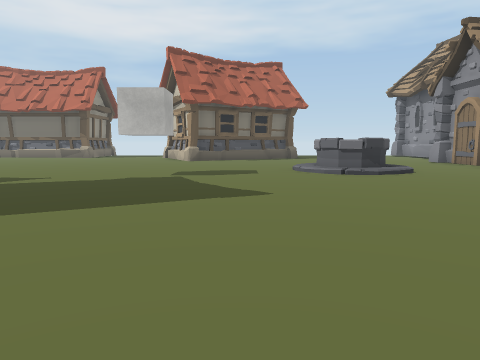
[1] (above)

17 first-person views from a walk through a 3-D level made in the Unity game engine. The camera is 1.3 m above the floor, tilts 6° down and sees 70° across. The floor is counted in squares, 1.8 m on a side. Each view is taken from the middle of a square. On the plan, view 1 faces up. The plan holds only what a view shows up to about 11 squares ahead; the rest is blank. The place goes on beyond the plan. The player character is not drawn. Some surface patterns are stand-ins.

[2]
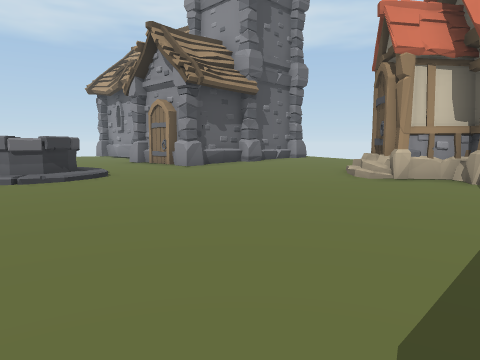

[3]
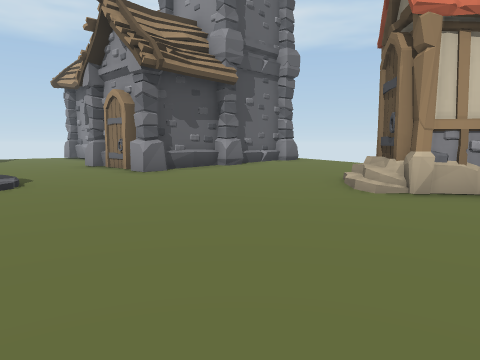

[4]
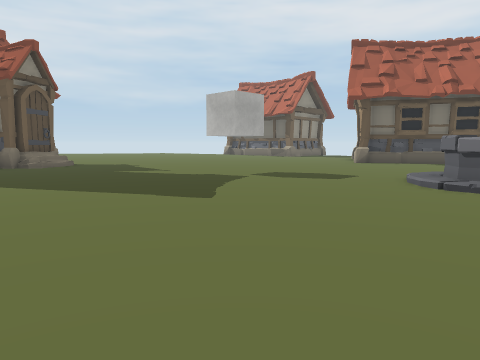

[5]
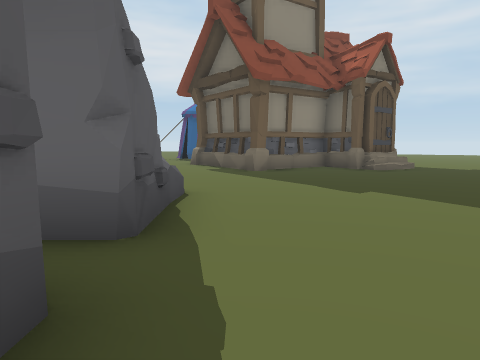

[6]
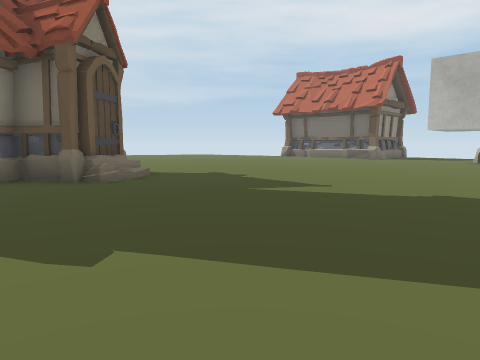

[7]
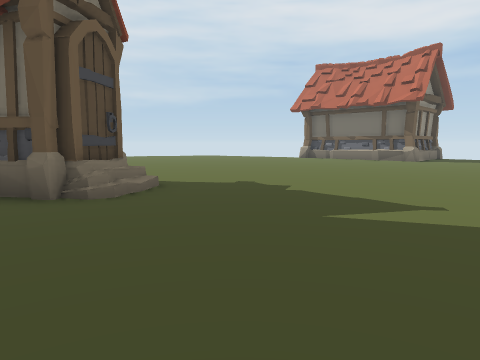

[8]
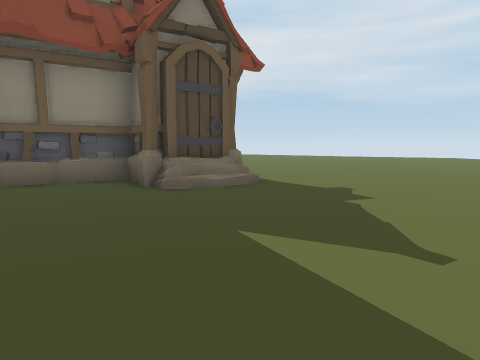

[9]
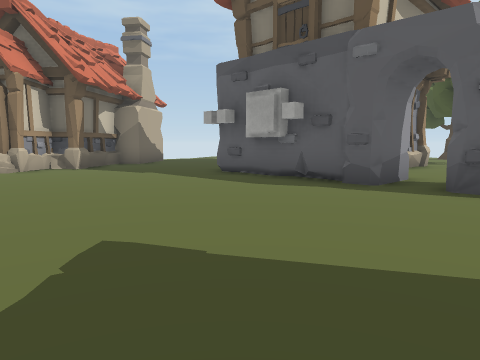

[10]
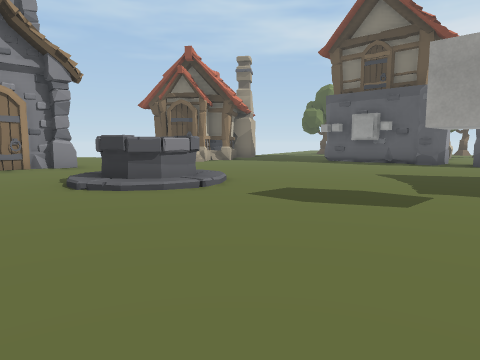

[11]
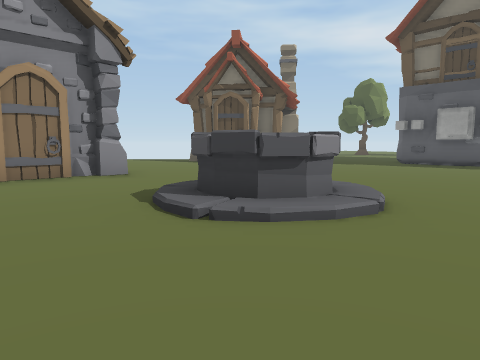

[12]
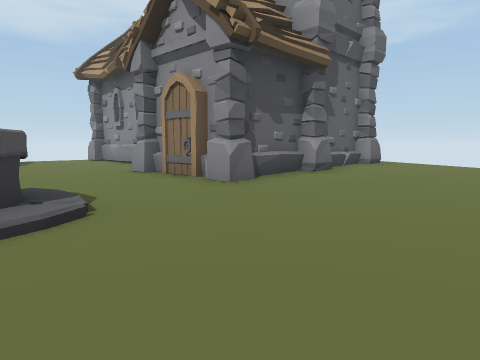

[13]
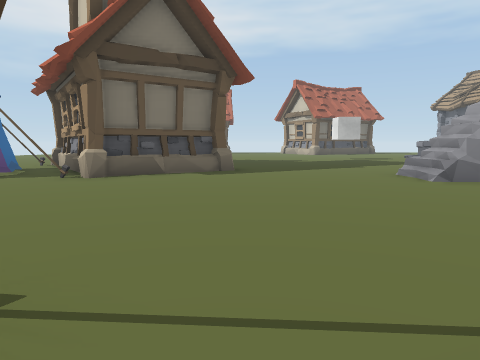

[14]
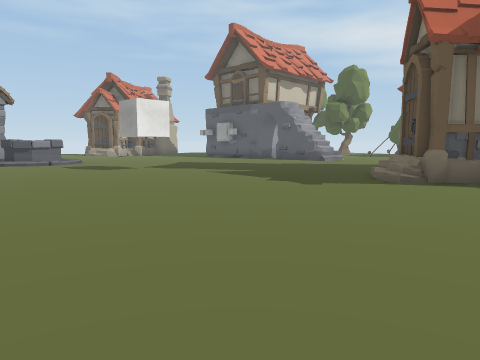

[15]
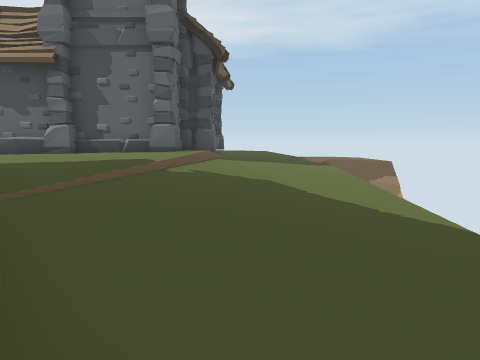

[16]
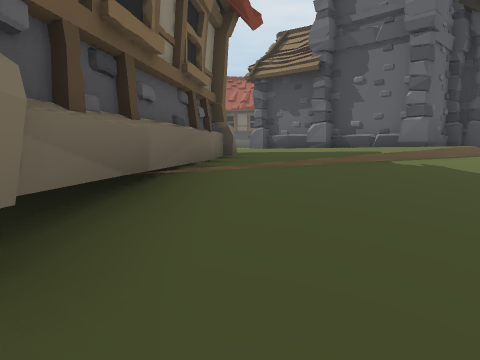

[17]
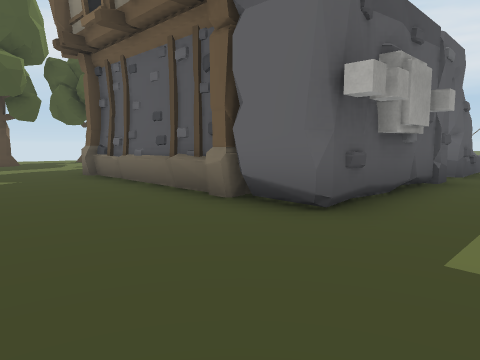

### Floor plan
Key: @ floor where view 1 was taken; # wall or solid block; x gap in a wall; . main floor; - floor 0.75 m lower than the main floor; / step, stairs or slope; = window, fence, low wall or low ledge; v drop or lower ground; C cube; H house; T tree; O other object.
Columns run from 11 left of view 1 to 18 right of it. Each row starts with its distance up from view 1.
 13 ............... ..x     ##
 12 ..................##    #
 11 ...................#    #/////
 10 ..............O....######///-v
  9 .............OOO.........#//-v
  8 .........C...............///-v
  7 .........................///-v
  6 H.H......................///-v
  5  HHH................HH...///-v
  4  HH................HHHH..///-v
  3   H.................HH H.///-
  2    #................H  #H////
  1 H #H................    HH//
  0 H#......=##@####....     H//
 -1 #......./##.#  #....
 -2 .........  ..H HH..
 -3 .........  ..H  H..
 -4  .......    .H  ...
 -5   .....     .H  ...
 -6   .....     .H  H..
 -7     ..          ..
 -8     .          ...
 -9                ...
-10                 ..
-11                 TT
-12                 T

Positions as (right, up) in squares from view 1, and headings:
1: (0, 0), facing up
2: (1, 1), facing up-right
3: (3, 2), facing up-right
4: (4, 2), facing up-left
5: (2, 1), facing left
6: (-1, 2), facing up-left
7: (-3, 3), facing up-left
8: (-2, 6), facing left
9: (-2, 6), facing down-right
10: (-3, 13), facing down-right
11: (0, 13), facing down-right
12: (3, 5), facing up-right
13: (-7, -8), facing up
14: (-11, 13), facing down-right
15: (15, 0), facing up
16: (16, 0), facing up-left
17: (8, 2), facing down-left
